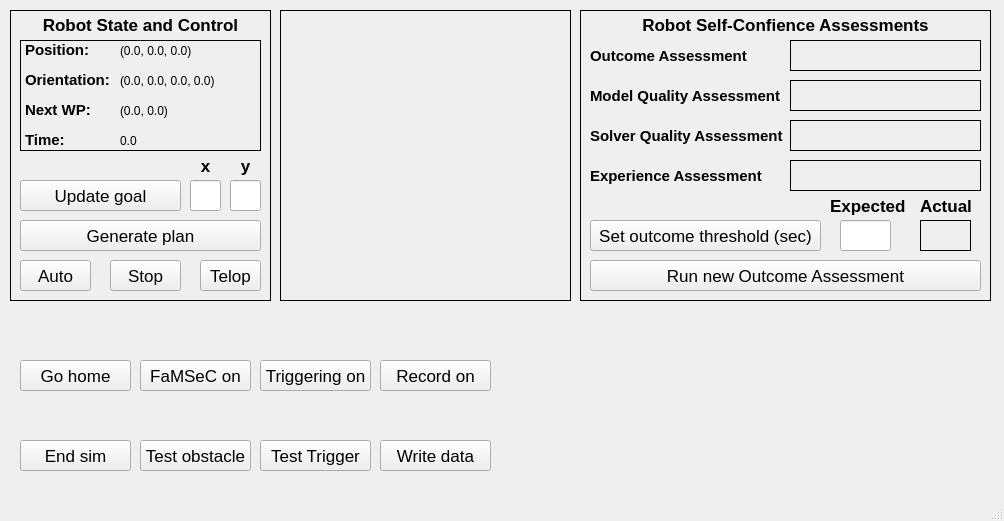
<?xml version="1.0" encoding="UTF-8"?>
<ui version="4.0">
 <class>MainWindow</class>
 <widget class="QMainWindow" name="MainWindow">
  <property name="geometry">
   <rect>
    <x>0</x>
    <y>0</y>
    <width>1004</width>
    <height>521</height>
   </rect>
  </property>
  <property name="windowTitle">
   <string>MainWindow</string>
  </property>
  <widget class="QWidget" name="centralwidget">
   <widget class="QPushButton" name="run_goa">
    <property name="geometry">
     <rect>
      <x>590</x>
      <y>260</y>
      <width>391</width>
      <height>31</height>
     </rect>
    </property>
    <property name="font">
     <font>
      <pointsize>13</pointsize>
     </font>
    </property>
    <property name="text">
     <string>Run new Outcome Assessment</string>
    </property>
   </widget>
   <widget class="QPushButton" name="stop_robot_button">
    <property name="geometry">
     <rect>
      <x>110</x>
      <y>260</y>
      <width>71</width>
      <height>31</height>
     </rect>
    </property>
    <property name="font">
     <font>
      <pointsize>13</pointsize>
     </font>
    </property>
    <property name="text">
     <string>Stop</string>
    </property>
   </widget>
   <widget class="QPushButton" name="start_robot_button">
    <property name="geometry">
     <rect>
      <x>20</x>
      <y>260</y>
      <width>71</width>
      <height>31</height>
     </rect>
    </property>
    <property name="font">
     <font>
      <pointsize>13</pointsize>
     </font>
    </property>
    <property name="text">
     <string>Auto</string>
    </property>
   </widget>
   <widget class="QPushButton" name="go_home_button">
    <property name="geometry">
     <rect>
      <x>20</x>
      <y>360</y>
      <width>111</width>
      <height>31</height>
     </rect>
    </property>
    <property name="font">
     <font>
      <pointsize>13</pointsize>
     </font>
    </property>
    <property name="text">
     <string>Go home</string>
    </property>
   </widget>
   <widget class="QLabel" name="goa_display">
    <property name="geometry">
     <rect>
      <x>790</x>
      <y>40</y>
      <width>191</width>
      <height>31</height>
     </rect>
    </property>
    <property name="font">
     <font>
      <pointsize>11</pointsize>
     </font>
    </property>
    <property name="frameShape">
     <enum>QFrame::Box</enum>
    </property>
    <property name="text">
     <string/>
    </property>
    <property name="alignment">
     <set>Qt::AlignCenter</set>
    </property>
   </widget>
   <widget class="QLabel" name="et_display">
    <property name="geometry">
     <rect>
      <x>790</x>
      <y>80</y>
      <width>191</width>
      <height>31</height>
     </rect>
    </property>
    <property name="font">
     <font>
      <pointsize>11</pointsize>
     </font>
    </property>
    <property name="frameShape">
     <enum>QFrame::Box</enum>
    </property>
    <property name="text">
     <string/>
    </property>
    <property name="alignment">
     <set>Qt::AlignCenter</set>
    </property>
   </widget>
   <widget class="QLabel" name="state_display">
    <property name="geometry">
     <rect>
      <x>20</x>
      <y>40</y>
      <width>241</width>
      <height>111</height>
     </rect>
    </property>
    <property name="font">
     <font>
      <pointsize>11</pointsize>
      <weight>75</weight>
      <bold>true</bold>
     </font>
    </property>
    <property name="frameShape">
     <enum>QFrame::Box</enum>
    </property>
    <property name="text">
     <string>&lt;html&gt;&lt;head/&gt;&lt;body&gt;&lt;p&gt;Position:&lt;/p&gt;&lt;p&gt;Orientation:&lt;/p&gt;&lt;p&gt;Next WP:&lt;/p&gt;&lt;p&gt;Time:&lt;/p&gt;&lt;/body&gt;&lt;/html&gt;</string>
    </property>
    <property name="alignment">
     <set>Qt::AlignLeading|Qt::AlignLeft|Qt::AlignVCenter</set>
    </property>
   </widget>
   <widget class="QPushButton" name="write_data_button">
    <property name="geometry">
     <rect>
      <x>380</x>
      <y>440</y>
      <width>111</width>
      <height>31</height>
     </rect>
    </property>
    <property name="font">
     <font>
      <pointsize>13</pointsize>
     </font>
    </property>
    <property name="text">
     <string>Write data</string>
    </property>
   </widget>
   <widget class="QLineEdit" name="update_goa_value">
    <property name="geometry">
     <rect>
      <x>840</x>
      <y>220</y>
      <width>51</width>
      <height>31</height>
     </rect>
    </property>
    <property name="alignment">
     <set>Qt::AlignCenter</set>
    </property>
   </widget>
   <widget class="QLabel" name="mq_label">
    <property name="geometry">
     <rect>
      <x>590</x>
      <y>80</y>
      <width>221</width>
      <height>31</height>
     </rect>
    </property>
    <property name="font">
     <font>
      <pointsize>11</pointsize>
      <weight>75</weight>
      <bold>true</bold>
     </font>
    </property>
    <property name="text">
     <string>Model Quality Assessment</string>
    </property>
    <property name="alignment">
     <set>Qt::AlignLeading|Qt::AlignLeft|Qt::AlignVCenter</set>
    </property>
   </widget>
   <widget class="QPushButton" name="update_goa">
    <property name="geometry">
     <rect>
      <x>590</x>
      <y>220</y>
      <width>231</width>
      <height>31</height>
     </rect>
    </property>
    <property name="font">
     <font>
      <pointsize>13</pointsize>
     </font>
    </property>
    <property name="text">
     <string>Set outcome threshold (sec)</string>
    </property>
   </widget>
   <widget class="QPushButton" name="end_sim">
    <property name="geometry">
     <rect>
      <x>20</x>
      <y>440</y>
      <width>111</width>
      <height>31</height>
     </rect>
    </property>
    <property name="font">
     <font>
      <pointsize>13</pointsize>
     </font>
    </property>
    <property name="text">
     <string>End sim</string>
    </property>
   </widget>
   <widget class="QLabel" name="label">
    <property name="geometry">
     <rect>
      <x>280</x>
      <y>10</y>
      <width>291</width>
      <height>291</height>
     </rect>
    </property>
    <property name="frameShape">
     <enum>QFrame::Box</enum>
    </property>
    <property name="text">
     <string/>
    </property>
    <property name="pixmap">
     <pixmap>basemap.png</pixmap>
    </property>
    <property name="scaledContents">
     <bool>false</bool>
    </property>
   </widget>
   <widget class="QLabel" name="position_display">
    <property name="geometry">
     <rect>
      <x>120</x>
      <y>40</y>
      <width>141</width>
      <height>21</height>
     </rect>
    </property>
    <property name="text">
     <string>(0.0, 0.0, 0.0)</string>
    </property>
   </widget>
   <widget class="QLabel" name="orientation_display">
    <property name="geometry">
     <rect>
      <x>120</x>
      <y>70</y>
      <width>141</width>
      <height>21</height>
     </rect>
    </property>
    <property name="text">
     <string>(0.0, 0.0, 0.0, 0.0)</string>
    </property>
   </widget>
   <widget class="QLabel" name="next_waypoint_display">
    <property name="geometry">
     <rect>
      <x>120</x>
      <y>100</y>
      <width>141</width>
      <height>21</height>
     </rect>
    </property>
    <property name="text">
     <string>(0.0, 0.0)</string>
    </property>
   </widget>
   <widget class="QLabel" name="time_display">
    <property name="geometry">
     <rect>
      <x>120</x>
      <y>130</y>
      <width>101</width>
      <height>21</height>
     </rect>
    </property>
    <property name="text">
     <string>0.0</string>
    </property>
   </widget>
   <widget class="QLineEdit" name="goal_x_value">
    <property name="geometry">
     <rect>
      <x>190</x>
      <y>180</y>
      <width>31</width>
      <height>31</height>
     </rect>
    </property>
   </widget>
   <widget class="QLineEdit" name="goal_y_value">
    <property name="geometry">
     <rect>
      <x>230</x>
      <y>180</y>
      <width>31</width>
      <height>31</height>
     </rect>
    </property>
   </widget>
   <widget class="QLabel" name="goal_x_label">
    <property name="geometry">
     <rect>
      <x>190</x>
      <y>150</y>
      <width>31</width>
      <height>31</height>
     </rect>
    </property>
    <property name="font">
     <font>
      <pointsize>13</pointsize>
      <weight>75</weight>
      <bold>true</bold>
     </font>
    </property>
    <property name="text">
     <string>x</string>
    </property>
    <property name="alignment">
     <set>Qt::AlignCenter</set>
    </property>
   </widget>
   <widget class="QLabel" name="goal_y_label">
    <property name="geometry">
     <rect>
      <x>230</x>
      <y>150</y>
      <width>31</width>
      <height>31</height>
     </rect>
    </property>
    <property name="font">
     <font>
      <pointsize>13</pointsize>
      <weight>75</weight>
      <bold>true</bold>
     </font>
    </property>
    <property name="text">
     <string>y</string>
    </property>
    <property name="alignment">
     <set>Qt::AlignCenter</set>
    </property>
   </widget>
   <widget class="QPushButton" name="update_goal_button">
    <property name="geometry">
     <rect>
      <x>20</x>
      <y>180</y>
      <width>161</width>
      <height>31</height>
     </rect>
    </property>
    <property name="font">
     <font>
      <pointsize>13</pointsize>
     </font>
    </property>
    <property name="text">
     <string>Update goal</string>
    </property>
   </widget>
   <widget class="QPushButton" name="generate_plan_button">
    <property name="geometry">
     <rect>
      <x>20</x>
      <y>220</y>
      <width>241</width>
      <height>31</height>
     </rect>
    </property>
    <property name="font">
     <font>
      <pointsize>13</pointsize>
     </font>
    </property>
    <property name="text">
     <string>Generate plan</string>
    </property>
   </widget>
   <widget class="QLabel" name="sq_label">
    <property name="geometry">
     <rect>
      <x>590</x>
      <y>120</y>
      <width>221</width>
      <height>31</height>
     </rect>
    </property>
    <property name="font">
     <font>
      <pointsize>11</pointsize>
      <weight>75</weight>
      <bold>true</bold>
     </font>
    </property>
    <property name="text">
     <string>Solver Quality Assessment</string>
    </property>
    <property name="alignment">
     <set>Qt::AlignLeading|Qt::AlignLeft|Qt::AlignVCenter</set>
    </property>
   </widget>
   <widget class="QLabel" name="sq_display">
    <property name="geometry">
     <rect>
      <x>790</x>
      <y>120</y>
      <width>191</width>
      <height>31</height>
     </rect>
    </property>
    <property name="font">
     <font>
      <pointsize>11</pointsize>
     </font>
    </property>
    <property name="frameShape">
     <enum>QFrame::Box</enum>
    </property>
    <property name="text">
     <string/>
    </property>
    <property name="alignment">
     <set>Qt::AlignCenter</set>
    </property>
   </widget>
   <widget class="QLabel" name="exp_label">
    <property name="geometry">
     <rect>
      <x>590</x>
      <y>160</y>
      <width>221</width>
      <height>31</height>
     </rect>
    </property>
    <property name="font">
     <font>
      <pointsize>11</pointsize>
      <weight>75</weight>
      <bold>true</bold>
     </font>
    </property>
    <property name="text">
     <string>Experience Assessment</string>
    </property>
    <property name="alignment">
     <set>Qt::AlignLeading|Qt::AlignLeft|Qt::AlignVCenter</set>
    </property>
   </widget>
   <widget class="QLabel" name="exp_display">
    <property name="geometry">
     <rect>
      <x>790</x>
      <y>160</y>
      <width>191</width>
      <height>31</height>
     </rect>
    </property>
    <property name="font">
     <font>
      <pointsize>11</pointsize>
     </font>
    </property>
    <property name="frameShape">
     <enum>QFrame::Box</enum>
    </property>
    <property name="text">
     <string/>
    </property>
    <property name="alignment">
     <set>Qt::AlignCenter</set>
    </property>
   </widget>
   <widget class="QLabel" name="confidence_panel_label">
    <property name="geometry">
     <rect>
      <x>580</x>
      <y>10</y>
      <width>411</width>
      <height>291</height>
     </rect>
    </property>
    <property name="font">
     <font>
      <pointsize>13</pointsize>
      <weight>75</weight>
      <bold>true</bold>
     </font>
    </property>
    <property name="frameShape">
     <enum>QFrame::Box</enum>
    </property>
    <property name="text">
     <string>Robot Self-Confience Assessments</string>
    </property>
    <property name="alignment">
     <set>Qt::AlignHCenter|Qt::AlignTop</set>
    </property>
   </widget>
   <widget class="QLabel" name="confidence_panel_label_2">
    <property name="geometry">
     <rect>
      <x>10</x>
      <y>10</y>
      <width>261</width>
      <height>291</height>
     </rect>
    </property>
    <property name="font">
     <font>
      <pointsize>13</pointsize>
      <weight>75</weight>
      <bold>true</bold>
     </font>
    </property>
    <property name="frameShape">
     <enum>QFrame::Box</enum>
    </property>
    <property name="text">
     <string>Robot State and Control</string>
    </property>
    <property name="alignment">
     <set>Qt::AlignHCenter|Qt::AlignTop</set>
    </property>
   </widget>
   <widget class="QLabel" name="actual_oa_label">
    <property name="geometry">
     <rect>
      <x>920</x>
      <y>190</y>
      <width>61</width>
      <height>31</height>
     </rect>
    </property>
    <property name="font">
     <font>
      <pointsize>13</pointsize>
      <weight>75</weight>
      <bold>true</bold>
     </font>
    </property>
    <property name="text">
     <string>Actual</string>
    </property>
    <property name="alignment">
     <set>Qt::AlignLeading|Qt::AlignLeft|Qt::AlignVCenter</set>
    </property>
   </widget>
   <widget class="QLabel" name="expected_oa_label">
    <property name="geometry">
     <rect>
      <x>830</x>
      <y>190</y>
      <width>91</width>
      <height>31</height>
     </rect>
    </property>
    <property name="font">
     <font>
      <pointsize>13</pointsize>
      <weight>75</weight>
      <bold>true</bold>
     </font>
    </property>
    <property name="text">
     <string>Expected</string>
    </property>
    <property name="alignment">
     <set>Qt::AlignLeading|Qt::AlignLeft|Qt::AlignVCenter</set>
    </property>
   </widget>
   <widget class="QLabel" name="actual_outcome_display">
    <property name="geometry">
     <rect>
      <x>920</x>
      <y>220</y>
      <width>51</width>
      <height>31</height>
     </rect>
    </property>
    <property name="font">
     <font>
      <pointsize>11</pointsize>
     </font>
    </property>
    <property name="frameShape">
     <enum>QFrame::Box</enum>
    </property>
    <property name="text">
     <string/>
    </property>
    <property name="alignment">
     <set>Qt::AlignCenter</set>
    </property>
   </widget>
   <widget class="QLabel" name="oa_label">
    <property name="geometry">
     <rect>
      <x>590</x>
      <y>40</y>
      <width>221</width>
      <height>31</height>
     </rect>
    </property>
    <property name="font">
     <font>
      <pointsize>11</pointsize>
      <weight>75</weight>
      <bold>true</bold>
     </font>
    </property>
    <property name="text">
     <string>Outcome Assessment</string>
    </property>
    <property name="alignment">
     <set>Qt::AlignLeading|Qt::AlignLeft|Qt::AlignVCenter</set>
    </property>
   </widget>
   <widget class="QPushButton" name="famsec_toggle_button">
    <property name="geometry">
     <rect>
      <x>140</x>
      <y>360</y>
      <width>111</width>
      <height>31</height>
     </rect>
    </property>
    <property name="font">
     <font>
      <pointsize>13</pointsize>
     </font>
    </property>
    <property name="text">
     <string>FaMSeC on</string>
    </property>
   </widget>
   <widget class="QPushButton" name="et_goa_toggle_button">
    <property name="geometry">
     <rect>
      <x>260</x>
      <y>360</y>
      <width>111</width>
      <height>31</height>
     </rect>
    </property>
    <property name="font">
     <font>
      <pointsize>13</pointsize>
     </font>
    </property>
    <property name="text">
     <string>Triggering on</string>
    </property>
   </widget>
   <widget class="QPushButton" name="test_add_obstacle_button">
    <property name="geometry">
     <rect>
      <x>140</x>
      <y>440</y>
      <width>111</width>
      <height>31</height>
     </rect>
    </property>
    <property name="font">
     <font>
      <pointsize>13</pointsize>
     </font>
    </property>
    <property name="text">
     <string>Test obstacle</string>
    </property>
   </widget>
   <widget class="QPushButton" name="test_trigger_goa_button">
    <property name="geometry">
     <rect>
      <x>260</x>
      <y>440</y>
      <width>111</width>
      <height>31</height>
     </rect>
    </property>
    <property name="font">
     <font>
      <pointsize>13</pointsize>
     </font>
    </property>
    <property name="text">
     <string>Test Trigger</string>
    </property>
   </widget>
   <widget class="QPushButton" name="toggle_record_button">
    <property name="geometry">
     <rect>
      <x>380</x>
      <y>360</y>
      <width>111</width>
      <height>31</height>
     </rect>
    </property>
    <property name="font">
     <font>
      <pointsize>13</pointsize>
     </font>
    </property>
    <property name="text">
     <string>Record on</string>
    </property>
   </widget>
   <widget class="QPushButton" name="teleop_robot_button">
    <property name="geometry">
     <rect>
      <x>200</x>
      <y>260</y>
      <width>61</width>
      <height>31</height>
     </rect>
    </property>
    <property name="font">
     <font>
      <pointsize>13</pointsize>
     </font>
    </property>
    <property name="text">
     <string>Telop</string>
    </property>
   </widget>
   <zorder>confidence_panel_label_2</zorder>
   <zorder>confidence_panel_label</zorder>
   <zorder>run_goa</zorder>
   <zorder>stop_robot_button</zorder>
   <zorder>start_robot_button</zorder>
   <zorder>go_home_button</zorder>
   <zorder>goa_display</zorder>
   <zorder>et_display</zorder>
   <zorder>state_display</zorder>
   <zorder>write_data_button</zorder>
   <zorder>update_goa_value</zorder>
   <zorder>mq_label</zorder>
   <zorder>update_goa</zorder>
   <zorder>end_sim</zorder>
   <zorder>label</zorder>
   <zorder>position_display</zorder>
   <zorder>orientation_display</zorder>
   <zorder>next_waypoint_display</zorder>
   <zorder>time_display</zorder>
   <zorder>goal_x_value</zorder>
   <zorder>goal_y_value</zorder>
   <zorder>goal_x_label</zorder>
   <zorder>goal_y_label</zorder>
   <zorder>update_goal_button</zorder>
   <zorder>generate_plan_button</zorder>
   <zorder>sq_label</zorder>
   <zorder>sq_display</zorder>
   <zorder>exp_label</zorder>
   <zorder>exp_display</zorder>
   <zorder>actual_oa_label</zorder>
   <zorder>expected_oa_label</zorder>
   <zorder>actual_outcome_display</zorder>
   <zorder>oa_label</zorder>
   <zorder>famsec_toggle_button</zorder>
   <zorder>et_goa_toggle_button</zorder>
   <zorder>test_add_obstacle_button</zorder>
   <zorder>test_trigger_goa_button</zorder>
   <zorder>toggle_record_button</zorder>
   <zorder>teleop_robot_button</zorder>
  </widget>
  <widget class="QMenuBar" name="menubar">
   <property name="geometry">
    <rect>
     <x>0</x>
     <y>0</y>
     <width>1004</width>
     <height>22</height>
    </rect>
   </property>
  </widget>
  <widget class="QStatusBar" name="statusbar"/>
 </widget>
 <resources/>
 <connections/>
</ui>
